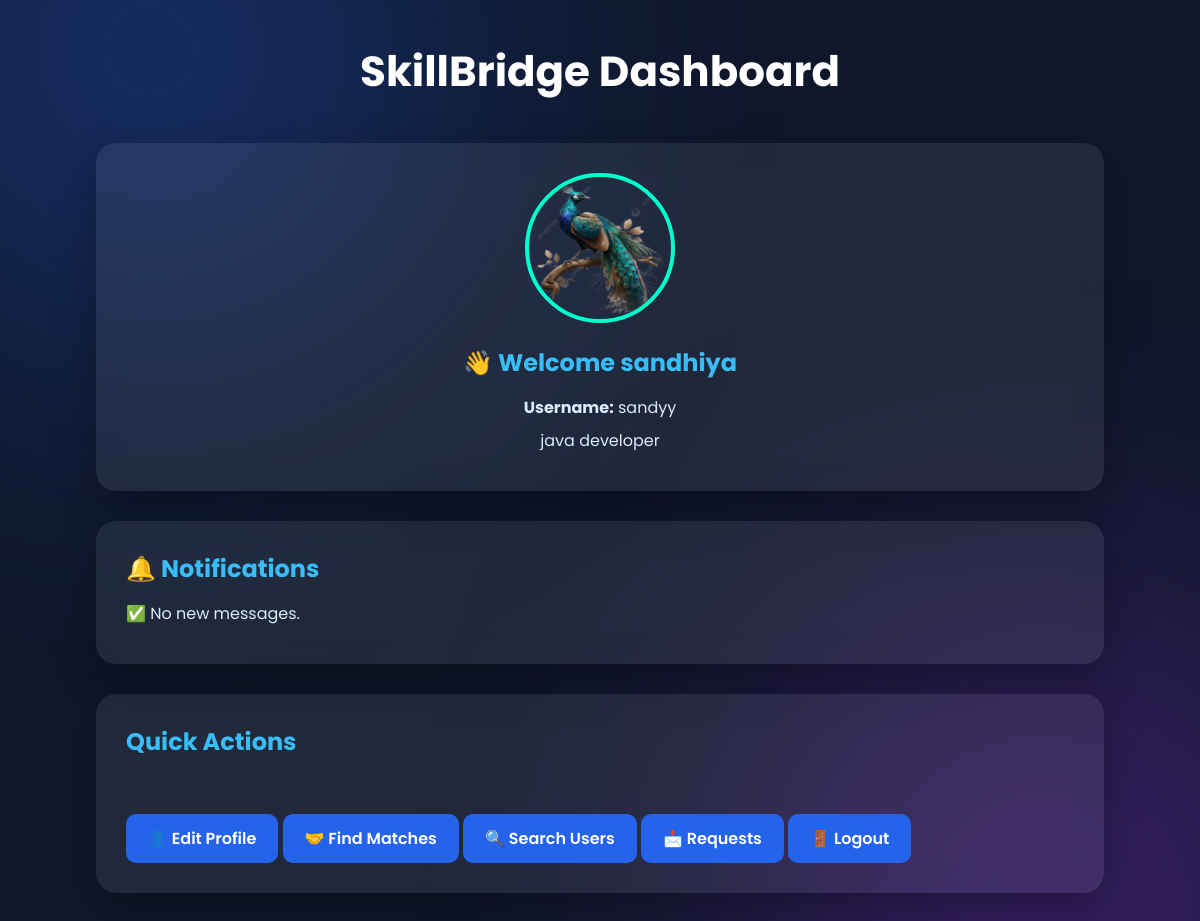
/dashboard/ (signed in), run on the app's committed database.
### accounts/models.py (models this page shows, shortened)
class Profile(models.Model):
    EXPERIENCE_CHOICES = [
        ("Beginner", "Beginner"),
        ("Intermediate", "Intermediate"),
        ("Expert", "Expert"),
    ]
    MODE_CHOICES = [
        ("Online", "Online"),
        ("Offline", "Offline"),
        ("Both", "Both"),
    ]
    user = models.OneToOneField(
        User,
        on_delete=models.CASCADE
    )
    full_name = models.CharField(max_length=100)
    bio = models.TextField(
        blank=True
    )
    profile_picture = models.ImageField(
        upload_to="profiles/",
        blank=True,
        null=True
    )
    skills_offered = models.TextField(
        help_text="Comma-separated skills"
    )
    skills_wanted = models.TextField(
        help_text="Comma-separated skills"
    )
    experience = models.CharField(
        max_length=20,
        choices=EXPERIENCE_CHOICES
    )
    language = models.CharField(max_length=50)
    availability = models.CharField(max_length=100)
    location = models.CharField(max_length=100)
    learning_mode = models.CharField(
        max_length=20,
        choices=MODE_CHOICES
    )

### accounts/views.py (the view)
# urls.py: path("dashboard/", views.dashboard, name="dashboard"),
@login_required
def dashboard(request):
    profile = Profile.objects.get(user=request.user)
    unread_count = Message.objects.filter(
        receiver=profile,
        is_read=False
    ).count()
    return render(request, "dashboard.html", {
        "profile": profile,
        "unread_count": unread_count,
    })

### templates/dashboard.html (shortened to what this page needs)
{% load static %}
<!DOCTYPE html>
<html>
<head>
    <link rel="stylesheet" href="{% static 'css/style.css' %}">
</head>
<body>
<div class="container">
    <h1>SkillBridge Dashboard</h1>
    <div class="card" style="text-align:center;">
        {% if profile.profile_picture %}
            <img src="{{ profile.profile_picture.url }}"
                 alt="Profile Picture"
                 style="width:150px;
                        height:150px;
                        border-radius:50%;
                        border:4px solid #00ffcc;
                        object-fit:cover;
                        margin-bottom:15px;">
        {% endif %}
        <h2>👋 Welcome {{ profile.full_name }}</h2>
        <p><strong>Username:</strong> {{ request.user.username }}</p>
        <p>{{ profile.bio }}</p>
    </div>
    <div class="card">
        <h2>🔔 Notifications</h2>
        {% if unread_count > 0 %}
            <p>
                You have
                <span class="badge">
                    {{ unread_count }}
                </span>
                unread message{{ unread_count|pluralize }}.
            </p>
        {% else %}
            <p>✅ No new messages.</p>
        {% endif %}
    </div>
    <div class="card">
        <h2>Quick Actions</h2>
        <br>
        <a href="{% url 'create_profile' %}" class="btn">
            👤 Edit Profile
        </a>
        <a href="{% url 'matches' %}" class="btn">
            🤝 Find Matches
        </a>
        <a href="{% url 'search_users' %}" class="btn">
            🔍 Search Users
        </a>
        <a href="{% url 'received_requests' %}" class="btn">
            📩 Requests
        </a>
        <a href="{% url 'logout' %}" class="btn">
            🚪 Logout
        </a>
    </div>
</div>
</body>
</html>

### static/css/style.css (style rules this page uses)
* { margin:0; padding:0; box-sizing:border-box; font-family:'Poppins',sans-serif; }
body { background:#0f172a; color:white; min-height:100vh; padding:40px; }
body::before { content:""; position:fixed; width:600px; height:600px; background:#2563eb; border-radius:50%; filter:blur(150px); top:-250px; left:-150px; opacity:.35; z-index:-2; }
body::after { content:""; position:fixed; width:600px; height:600px; background:#9333ea; border-radius:50%; filter:blur(150px); bottom:-250px; right:-150px; opacity:.35; z-index:-2; }
.container { width:90%; max-width:1100px; margin:auto; }
.card { background:rgba(255,255,255,.08); backdrop-filter:blur(15px); border-radius:20px; padding:30px; margin-bottom:30px; box-shadow:0 15px 40px rgba(0,0,0,.3); }
h1 { text-align:center; font-size:42px; margin-bottom:40px; }
h2 { color:#38bdf8; margin-bottom:15px; }
p { margin:8px 0; color:#dbeafe; }
.btn { display:inline-block; margin-top:15px; padding:12px 22px; background:#2563eb; color:white; border-radius:10px; text-decoration:none; transition:.3s; font-weight:600; }

### data on the page
Profile: profile_picture (picture), full_name "sandhiya", bio "java developer"

### other printed values
{{ request.user.username }} "sandyy"
